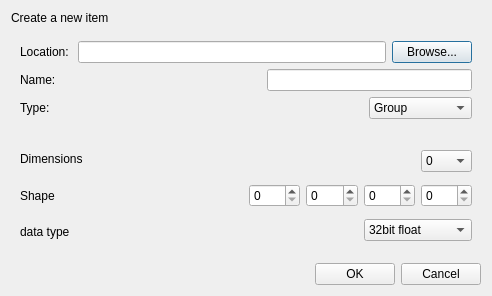
<?xml version="1.0" encoding="UTF-8"?>
<ui version="4.0">
 <class>Dialog</class>
 <widget class="QDialog" name="Dialog">
  <property name="geometry">
   <rect>
    <x>0</x>
    <y>0</y>
    <width>492</width>
    <height>296</height>
   </rect>
  </property>
  <property name="windowTitle">
   <string>Dialog</string>
  </property>
  <layout class="QVBoxLayout" name="verticalLayout_4">
   <item>
    <widget class="QLabel" name="label_info">
     <property name="text">
      <string>Create a new item</string>
     </property>
    </widget>
   </item>
   <item>
    <spacer name="verticalSpacer_2">
     <property name="orientation">
      <enum>Qt::Vertical</enum>
     </property>
     <property name="sizeHint" stdset="0">
      <size>
       <width>20</width>
       <height>0</height>
      </size>
     </property>
    </spacer>
   </item>
   <item>
    <widget class="QWidget" name="widget_set_path" native="true">
     <layout class="QVBoxLayout" name="verticalLayout_3">
      <item>
       <layout class="QHBoxLayout" name="horizontalLayout_4">
        <item>
         <widget class="QLabel" name="label_location">
          <property name="text">
           <string>Location: </string>
          </property>
         </widget>
        </item>
        <item>
         <widget class="QLineEdit" name="lineEdit_parent_path"/>
        </item>
        <item>
         <widget class="QPushButton" name="pushButton_browse">
          <property name="text">
           <string>Browse...</string>
          </property>
         </widget>
        </item>
       </layout>
      </item>
      <item>
       <layout class="QHBoxLayout" name="horizontalLayout_2">
        <item>
         <widget class="QLabel" name="label_name">
          <property name="text">
           <string>Name:</string>
          </property>
         </widget>
        </item>
        <item>
         <spacer name="horizontalSpacer">
          <property name="orientation">
           <enum>Qt::Horizontal</enum>
          </property>
          <property name="sizeHint" stdset="0">
           <size>
            <width>40</width>
            <height>20</height>
           </size>
          </property>
         </spacer>
        </item>
        <item>
         <widget class="QLineEdit" name="lineEdit_name"/>
        </item>
       </layout>
      </item>
      <item>
       <layout class="QHBoxLayout" name="horizontalLayout_3">
        <item>
         <widget class="QLabel" name="label_type">
          <property name="text">
           <string>Type:</string>
          </property>
         </widget>
        </item>
        <item>
         <spacer name="horizontalSpacer_3">
          <property name="orientation">
           <enum>Qt::Horizontal</enum>
          </property>
          <property name="sizeHint" stdset="0">
           <size>
            <width>40</width>
            <height>20</height>
           </size>
          </property>
         </spacer>
        </item>
        <item>
         <widget class="QComboBox" name="comboBox_type">
          <item>
           <property name="text">
            <string>Group</string>
           </property>
          </item>
          <item>
           <property name="text">
            <string>General Data</string>
           </property>
          </item>
         </widget>
        </item>
       </layout>
      </item>
     </layout>
    </widget>
   </item>
   <item>
    <spacer name="verticalSpacer_3">
     <property name="orientation">
      <enum>Qt::Vertical</enum>
     </property>
     <property name="sizeHint" stdset="0">
      <size>
       <width>20</width>
       <height>0</height>
      </size>
     </property>
    </spacer>
   </item>
   <item>
    <widget class="QStackedWidget" name="stackedWidget">
     <property name="currentIndex">
      <number>1</number>
     </property>
     <widget class="QWidget" name="page_group">
      <layout class="QVBoxLayout" name="verticalLayout_2">
       <item>
        <spacer name="verticalSpacer">
         <property name="orientation">
          <enum>Qt::Vertical</enum>
         </property>
         <property name="sizeHint" stdset="0">
          <size>
           <width>20</width>
           <height>103</height>
          </size>
         </property>
        </spacer>
       </item>
      </layout>
     </widget>
     <widget class="QWidget" name="page_data">
      <layout class="QHBoxLayout" name="horizontalLayout">
       <item>
        <layout class="QVBoxLayout" name="verticalLayout">
         <item>
          <widget class="QLabel" name="label_dimensions">
           <property name="text">
            <string>Dimensions</string>
           </property>
          </widget>
         </item>
         <item>
          <widget class="QLabel" name="label_shape">
           <property name="text">
            <string>Shape</string>
           </property>
          </widget>
         </item>
         <item>
          <widget class="QLabel" name="label_data_type">
           <property name="text">
            <string>data type</string>
           </property>
          </widget>
         </item>
        </layout>
       </item>
       <item>
        <layout class="QGridLayout" name="gridLayout">
         <item row="1" column="2">
          <widget class="QSpinBox" name="spinBox_dim_2">
           <property name="sizePolicy">
            <sizepolicy hsizetype="Preferred" vsizetype="Fixed">
             <horstretch>0</horstretch>
             <verstretch>0</verstretch>
            </sizepolicy>
           </property>
           <property name="minimumSize">
            <size>
             <width>50</width>
             <height>0</height>
            </size>
           </property>
          </widget>
         </item>
         <item row="2" column="1">
          <spacer name="horizontalSpacer_4">
           <property name="orientation">
            <enum>Qt::Horizontal</enum>
           </property>
           <property name="sizeType">
            <enum>QSizePolicy::Preferred</enum>
           </property>
           <property name="sizeHint" stdset="0">
            <size>
             <width>28</width>
             <height>20</height>
            </size>
           </property>
          </spacer>
         </item>
         <item row="2" column="2" colspan="2">
          <widget class="QComboBox" name="comboBox_dtype">
           <item>
            <property name="text">
             <string>32bit float</string>
            </property>
           </item>
          </widget>
         </item>
         <item row="1" column="1">
          <widget class="QSpinBox" name="spinBox_dim_3">
           <property name="sizePolicy">
            <sizepolicy hsizetype="Preferred" vsizetype="Fixed">
             <horstretch>0</horstretch>
             <verstretch>0</verstretch>
            </sizepolicy>
           </property>
           <property name="minimumSize">
            <size>
             <width>50</width>
             <height>0</height>
            </size>
           </property>
          </widget>
         </item>
         <item row="0" column="3">
          <widget class="QComboBox" name="comboBox_dimensions">
           <item>
            <property name="text">
             <string>0</string>
            </property>
           </item>
           <item>
            <property name="text">
             <string>1</string>
            </property>
           </item>
           <item>
            <property name="text">
             <string>2</string>
            </property>
           </item>
           <item>
            <property name="text">
             <string>3</string>
            </property>
           </item>
           <item>
            <property name="text">
             <string>4</string>
            </property>
           </item>
          </widget>
         </item>
         <item row="0" column="2">
          <spacer name="horizontalSpacer_2">
           <property name="orientation">
            <enum>Qt::Horizontal</enum>
           </property>
           <property name="sizeType">
            <enum>QSizePolicy::Preferred</enum>
           </property>
           <property name="sizeHint" stdset="0">
            <size>
             <width>40</width>
             <height>20</height>
            </size>
           </property>
          </spacer>
         </item>
         <item row="0" column="0">
          <spacer name="horizontalSpacer_9">
           <property name="orientation">
            <enum>Qt::Horizontal</enum>
           </property>
           <property name="sizeType">
            <enum>QSizePolicy::Preferred</enum>
           </property>
           <property name="sizeHint" stdset="0">
            <size>
             <width>40</width>
             <height>20</height>
            </size>
           </property>
          </spacer>
         </item>
         <item row="0" column="1">
          <spacer name="horizontalSpacer_8">
           <property name="orientation">
            <enum>Qt::Horizontal</enum>
           </property>
           <property name="sizeType">
            <enum>QSizePolicy::Preferred</enum>
           </property>
           <property name="sizeHint" stdset="0">
            <size>
             <width>40</width>
             <height>20</height>
            </size>
           </property>
          </spacer>
         </item>
         <item row="1" column="0">
          <widget class="QSpinBox" name="spinBox_dim_4">
           <property name="sizePolicy">
            <sizepolicy hsizetype="Preferred" vsizetype="Fixed">
             <horstretch>0</horstretch>
             <verstretch>0</verstretch>
            </sizepolicy>
           </property>
           <property name="minimumSize">
            <size>
             <width>50</width>
             <height>0</height>
            </size>
           </property>
          </widget>
         </item>
         <item row="1" column="3">
          <widget class="QSpinBox" name="spinBox_dim_1">
           <property name="sizePolicy">
            <sizepolicy hsizetype="Preferred" vsizetype="Fixed">
             <horstretch>0</horstretch>
             <verstretch>0</verstretch>
            </sizepolicy>
           </property>
           <property name="minimumSize">
            <size>
             <width>50</width>
             <height>0</height>
            </size>
           </property>
          </widget>
         </item>
         <item row="2" column="0">
          <spacer name="horizontalSpacer_10">
           <property name="orientation">
            <enum>Qt::Horizontal</enum>
           </property>
           <property name="sizeType">
            <enum>QSizePolicy::Preferred</enum>
           </property>
           <property name="sizeHint" stdset="0">
            <size>
             <width>40</width>
             <height>20</height>
            </size>
           </property>
          </spacer>
         </item>
        </layout>
       </item>
      </layout>
     </widget>
    </widget>
   </item>
   <item>
    <spacer name="verticalSpacer_4">
     <property name="orientation">
      <enum>Qt::Vertical</enum>
     </property>
     <property name="sizeHint" stdset="0">
      <size>
       <width>20</width>
       <height>1</height>
      </size>
     </property>
    </spacer>
   </item>
   <item>
    <layout class="QHBoxLayout" name="horizontalLayout_6">
     <item>
      <spacer name="horizontalSpacer_5">
       <property name="orientation">
        <enum>Qt::Horizontal</enum>
       </property>
       <property name="sizeHint" stdset="0">
        <size>
         <width>40</width>
         <height>20</height>
        </size>
       </property>
      </spacer>
     </item>
     <item>
      <widget class="QPushButton" name="pushButton_ok">
       <property name="text">
        <string>OK</string>
       </property>
      </widget>
     </item>
     <item>
      <widget class="QPushButton" name="pushButton_cancel">
       <property name="text">
        <string>Cancel</string>
       </property>
      </widget>
     </item>
    </layout>
   </item>
  </layout>
 </widget>
 <resources/>
 <connections/>
</ui>
